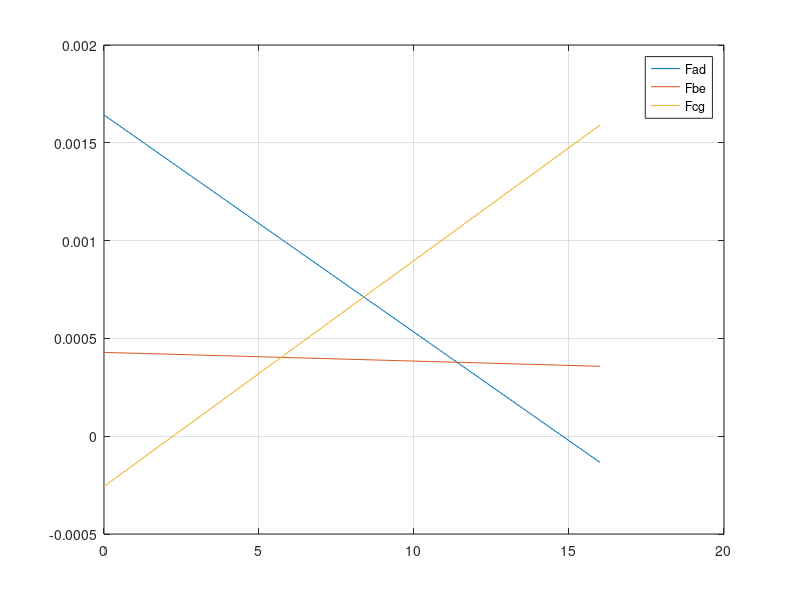

Here is the MATLAB script that generated this plot:
E = 68.9e9 ; 
%Aluminum Alloy 1100: 68.9e9 GPa
%Nickel 200: 200e9 GPa
%Steel Alloy 4340: 200e9 GPs

AD = true;
BE = true;
CG = true;

Fad = [,];
Fbe = [,];
Fcg = [,];
dLab = [,];
dLbe = [,];
dLcg = [,];
i = 0;
j = 0;

A = [1 1 1;0 10 16; 24/(E * 4e-4) -80/(E * 4e-4) 20/(E * 4e-4)];
for p = 1:50
    i = i + 1;
    j = 0;
    for d_01 = 1:160
        j = j + 1;
        B = [p * 1000;d_01/10.0*p * 1000;0];
        solution = A\B;
        Fad(i,j) = solution(1,1);
        Fbe(i,j) = solution(2,1);
        Fcg(i,j) = solution(3,1);
        
        dLad = solution(1,1) * 4 / (E * 4e-4);
        dLbe = solution(2,1) * 5 / (E * 4e-4);
        dLcg = solution(3,1) * 2 / (E * 4e-4);
        
        dLadp(i,j) = dLad / 4.0;
        dLbep(i,j) = dLbe / 5.0;
        dLcgp(i,j) = dLcg / 2.0;
        
        if dLad / 4 > 0.1
           AD = false;
        end
        if dLbe / 5 > 0.1
           BE = false;
        end
        if dLcg / 2 > 0.1
           CG = false;
        end
    end
end

x = linspace(0,16,160);
plot(x, dLadp(50,:))
hold on
plot(x, dLbep(50,:))
plot(x, dLcgp(50,:))
grid on
legend('Fad','Fbe','Fcg')

if AD && BE && CG
   true
else
    false
end
